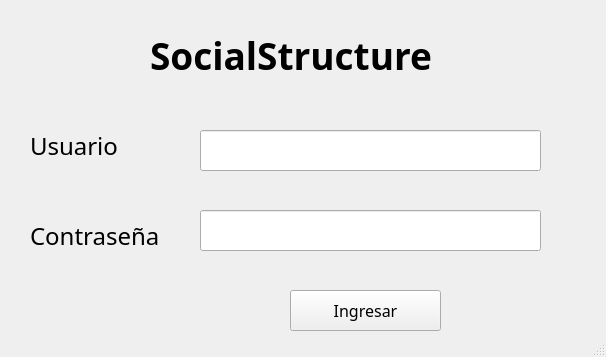
<?xml version="1.0" encoding="UTF-8"?>
<ui version="4.0">
 <class>MainWindow</class>
 <widget class="QMainWindow" name="MainWindow">
  <property name="enabled">
   <bool>true</bool>
  </property>
  <property name="geometry">
   <rect>
    <x>0</x>
    <y>0</y>
    <width>606</width>
    <height>357</height>
   </rect>
  </property>
  <property name="windowTitle">
   <string>Bienvenido</string>
  </property>
  <property name="autoFillBackground">
   <bool>false</bool>
  </property>
  <widget class="QWidget" name="centralwidget">
   <widget class="QLabel" name="label">
    <property name="geometry">
     <rect>
      <x>150</x>
      <y>10</y>
      <width>431</width>
      <height>91</height>
     </rect>
    </property>
    <property name="font">
     <font>
      <family>Cascadia Mono SemiBold</family>
      <pointsize>28</pointsize>
      <bold>true</bold>
     </font>
    </property>
    <property name="text">
     <string>SocialStructure</string>
    </property>
   </widget>
   <widget class="QLabel" name="label_2">
    <property name="geometry">
     <rect>
      <x>30</x>
      <y>120</y>
      <width>151</width>
      <height>51</height>
     </rect>
    </property>
    <property name="font">
     <font>
      <family>Gill Sans MT</family>
      <pointsize>18</pointsize>
     </font>
    </property>
    <property name="text">
     <string>Usuario</string>
    </property>
   </widget>
   <widget class="QLabel" name="label_3">
    <property name="geometry">
     <rect>
      <x>30</x>
      <y>210</y>
      <width>151</width>
      <height>51</height>
     </rect>
    </property>
    <property name="font">
     <font>
      <family>Gill Sans MT</family>
      <pointsize>18</pointsize>
     </font>
    </property>
    <property name="text">
     <string>Contraseña</string>
    </property>
   </widget>
   <widget class="QLineEdit" name="lineEdit_Usuario">
    <property name="geometry">
     <rect>
      <x>200</x>
      <y>130</y>
      <width>341</width>
      <height>41</height>
     </rect>
    </property>
    <property name="font">
     <font>
      <family>Gill Sans MT</family>
      <pointsize>16</pointsize>
     </font>
    </property>
   </widget>
   <widget class="QLineEdit" name="lineEdit_2_Password">
    <property name="geometry">
     <rect>
      <x>200</x>
      <y>210</y>
      <width>341</width>
      <height>41</height>
     </rect>
    </property>
    <property name="font">
     <font>
      <family>Gill Sans MT</family>
      <pointsize>16</pointsize>
     </font>
    </property>
    <property name="echoMode">
     <enum>QLineEdit::EchoMode::Password</enum>
    </property>
   </widget>
   <widget class="QPushButton" name="pushButton_Login">
    <property name="geometry">
     <rect>
      <x>290</x>
      <y>290</y>
      <width>151</width>
      <height>41</height>
     </rect>
    </property>
    <property name="font">
     <font>
      <family>Gill Sans MT</family>
      <pointsize>12</pointsize>
     </font>
    </property>
    <property name="text">
     <string>Ingresar</string>
    </property>
   </widget>
  </widget>
  <widget class="QStatusBar" name="statusbar"/>
 </widget>
 <resources/>
 <connections/>
</ui>
